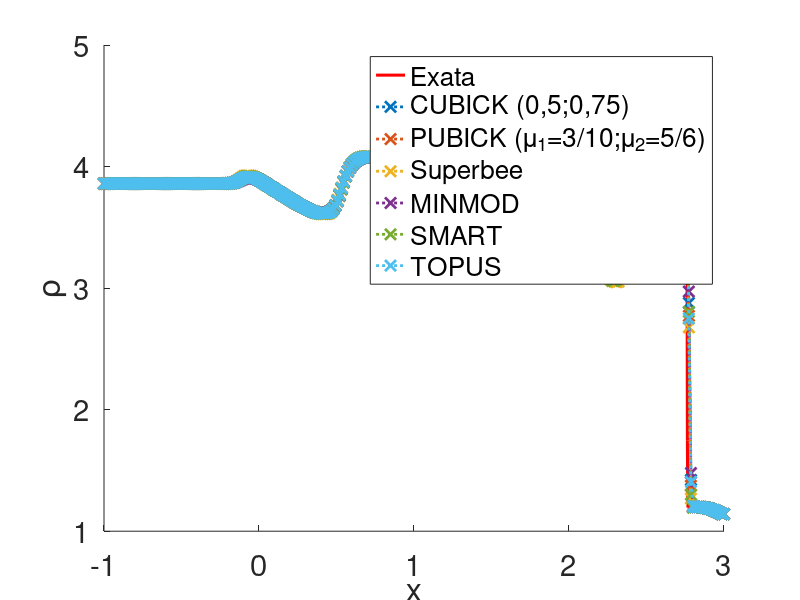

Write the MATLAB code that produced this figure.
clear all
close all
clc
%malla=300, cfl=0.6, tf=1

load cubick_N300_cfl06_shu_t1.txt
load minmod_N300_cfl06_shu_t1.txt
load pubick_N300_cfl06_shu_t1.txt
load smart_N300_cfl06_shu_t1.txt
load superbee_N300_cfl06_shu_t1.txt
load topus_N300_cfl06_shu_t1.txt

load exata_shu06.txt

A=cubick_N300_cfl06_shu_t1;
B=pubick_N300_cfl06_shu_t1;
C=superbee_N300_cfl06_shu_t1;
D=minmod_N300_cfl06_shu_t1;
E=smart_N300_cfl06_shu_t1;
F=topus_N300_cfl06_shu_t1;

G=exata_shu06;

hold on
set(gca, 'FontSize', 21)

plot(G(:,1),G(:,2),'r','LineWidth',2.2)

plot(A(:,1),A(:,2),':x','LineWidth',2,'MarkerSize',8)
plot(B(:,1),B(:,2),':x','LineWidth',2,'MarkerSize',8)
plot(C(:,1),C(:,2),':x','LineWidth',2,'MarkerSize',8)
plot(D(:,1),D(:,2),':x','LineWidth',2,'MarkerSize',8)
plot(E(:,1),E(:,2),':x','LineWidth',2,'MarkerSize',8)
plot(F(:,1),F(:,2),':x','LineWidth',2,'MarkerSize',8)


legend('Exata','CUBICK (0,5;0,75)','PUBICK (\mu_1=3/10;\mu_2=5/6)', ...
    'Superbee','MINMOD','SMART','TOPUS')

xlabel('x') 
ylabel('\rho')

%ylim([1 4.8]);
